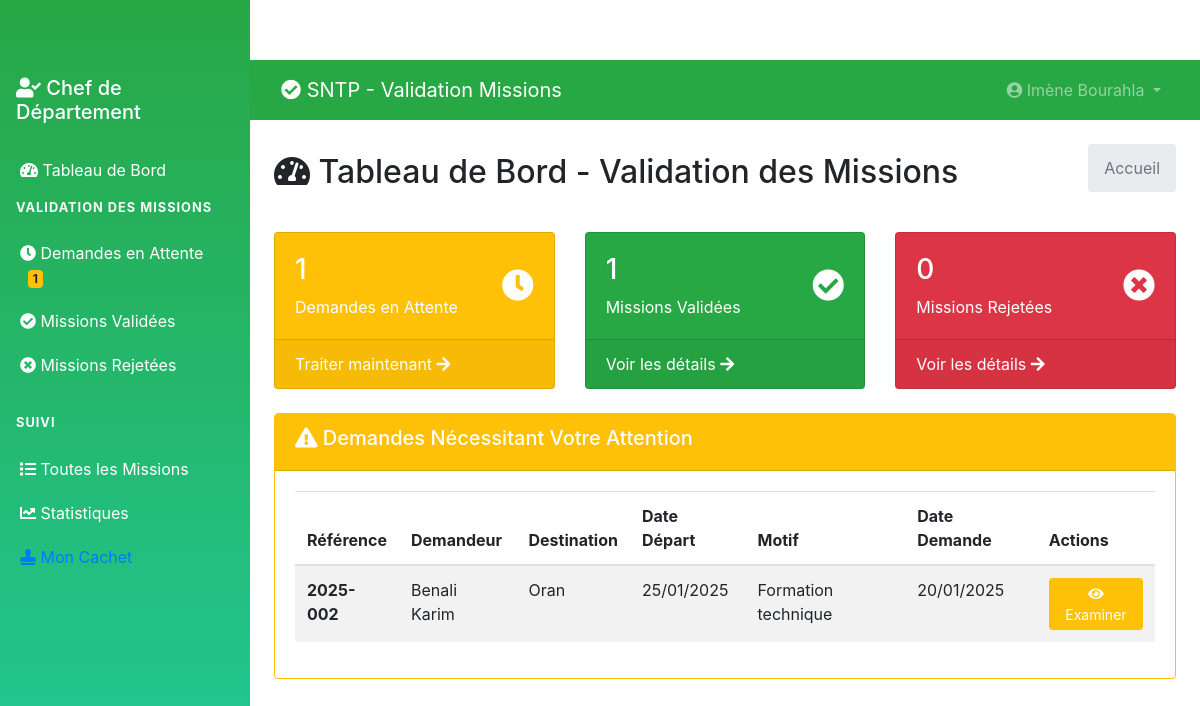
Before: /chef/dashboard.php (signed in) with the older database file.
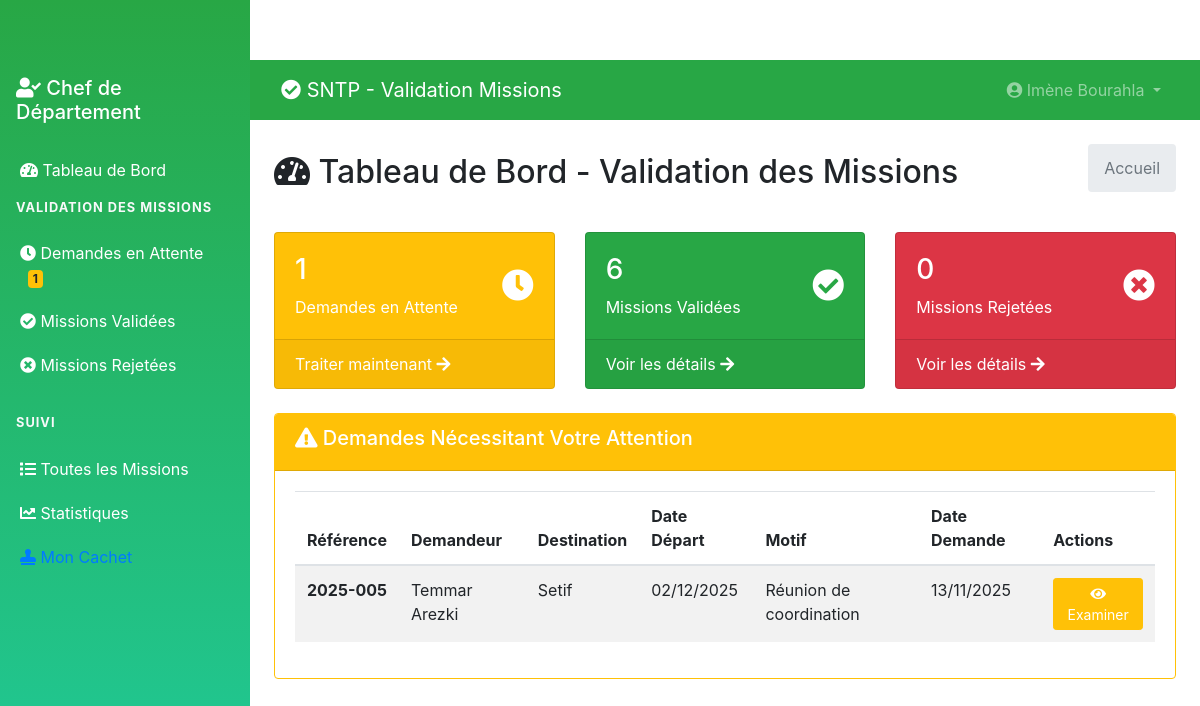
After: the same page with the newer database file.
### tables this page shows
CREATE TABLE `tblmissions` (
  `ID` int(10) NOT NULL,
  `UserID` int(5) NOT NULL,
  `SubmittedBy` int(5) DEFAULT NULL,
  `ReferenceNumber` varchar(50) DEFAULT NULL,
  `NomPrenom` varchar(400) DEFAULT NULL,
  `Fonction` varchar(200) DEFAULT NULL,
  `VilleDepart` varchar(200) DEFAULT NULL,
  `DateDepart` date DEFAULT NULL,
  `Destinations` text DEFAULT NULL,
  `ItineraireType` varchar(100) DEFAULT NULL,
  `MotifDeplacement` varchar(300) DEFAULT NULL,
  `MoyenTransport` varchar(200) DEFAULT NULL,
  `DateRetour` date DEFAULT NULL,
  `Observations` text DEFAULT NULL,
  `Status` enum('en_attente','validee','rejetee','en_cours') DEFAULT 'en_attente',
  `Remarque` text DEFAULT NULL,
  `ValidatedBy` int(5) DEFAULT NULL,
  `DateCreation` timestamp NULL DEFAULT current_timestamp(),
  `DateValidation` timestamp NULL DEFAULT NULL ON UPDATE current_timestamp(),
  `SignaturePath` varchar(255) DEFAULT NULL COMMENT 'Signature manuscrite lors de la validation',
  `StampPath` varchar(255) DEFAULT NULL COMMENT 'Cachet officiel utilisé'
);

CREATE TABLE `tblusers` (
  `ID` int(10) NOT NULL,
  `Nom` varchar(200) DEFAULT NULL,
  `Prenom` varchar(200) DEFAULT NULL,
  `Email` varchar(200) DEFAULT NULL,
  `Fonction` varchar(200) DEFAULT NULL,
  `Departement` varchar(200) DEFAULT NULL,
  `MobileNumber` bigint(10) DEFAULT NULL,
  `Password` varchar(200) NOT NULL,
  `Role` enum('admin','chef_departement','user') DEFAULT 'user',
  `RegDate` timestamp NULL DEFAULT current_timestamp(),
  `StampImage` varchar(255) DEFAULT NULL COMMENT 'Cachet officiel du chef',
  `StampDate` datetime DEFAULT NULL
);

### chef/dashboard.php (the view, shortened to what the changed rows need)
<?php
include('../includes/config.php');
if (strlen($_SESSION['GMScid']) == 0) {
    header('location:logout.php');
} else {
    $sql = "SELECT COUNT(*) as total FROM tblmissions WHERE Status='en_attente'";
    $query = $dbh->prepare($sql);
    $query->execute();
    $enAttente = $query->fetch(PDO::FETCH_OBJ)->total;
    $sql = "SELECT COUNT(*) as total FROM tblmissions WHERE Status='validee' AND ValidatedBy=:cid";
    $query = $dbh->prepare($sql);
    $query->bindParam(':cid', $_SESSION['GMScid'], PDO::PARAM_STR);
    $query->execute();
    $validees = $query->fetch(PDO::FETCH_OBJ)->total;
    $sql = "SELECT COUNT(*) as total FROM tblmissions WHERE Status='rejetee' AND ValidatedBy=:cid";
    $query = $dbh->prepare($sql);
    $query->bindParam(':cid', $_SESSION['GMScid'], PDO::PARAM_STR);
    $query->execute();
    $rejetees = $query->fetch(PDO::FETCH_OBJ)->total;
?>
<!DOCTYPE html>
<html lang="fr">
<head>
    <link href="https://cdn.jsdelivr.net/npm/bootstrap@4.6.2/dist/css/bootstrap.min.css" rel="stylesheet">
    <link href="https://cdnjs.cloudflare.com/ajax/libs/font-awesome/5.15.4/css/all.min.css" rel="stylesheet">
</head>
<body>
    <?php include_once('includes/sidebar.php'); ?>
    <div class="main-content">
        <?php include_once('includes/header.php'); ?>
        <div class="container-fluid p-4">
            <div class="d-flex justify-content-between align-items-center mb-4">
                <h2><i class="fas fa-tachometer-alt"></i> Tableau de Bord - Validation des Missions</h2>
                <nav aria-label="breadcrumb">
                    <ol class="breadcrumb">
                        <li class="breadcrumb-item active">Accueil</li>
                    </ol>
                </nav>
            </div>
            <div class="row mb-4">
                <div class="col-md-4">
                    <div class="card bg-warning text-white">
                        <div class="card-body">
                            <div class="d-flex justify-content-between">
                                <div>
                                    <h3><?php echo $enAttente; ?></h3>
                                    <p class="mb-0">Demandes en Attente</p>
                                </div>
                                <div class="align-self-center">
                                    <i class="fas fa-clock fa-2x"></i>
                                </div>
                            </div>
                        </div>
                        <div class="card-footer">
                            <a href="pending-missions.php" class="text-white">
                                Traiter maintenant <i class="fas fa-arrow-right"></i>
                            </a>
                        </div>
                    </div>
                </div>
                <div class="col-md-4">
                    <div class="card bg-success text-white">
                        <div class="card-body">
                            <div class="d-flex justify-content-between">
                                <div>
                                    <h3><?php echo $validees; ?></h3>
                                    <p class="mb-0">Missions Validées</p>
                                </div>
                                <div class="align-self-center">
                                    <i class="fas fa-check-circle fa-2x"></i>
                                </div>
                            </div>
                        </div>
                        <div class="card-footer">
                            <a href="validated-missions.php" class="text-white">
                                Voir les détails <i class="fas fa-arrow-right"></i>
                            </a>
                        </div>
                    </div>
                </div>
                <div class="col-md-4">
                    <div class="card bg-danger text-white">
                        <div class="card-body">
                            <div class="d-flex justify-content-between">
                                <div>
                                    <h3><?php echo $rejetees; ?></h3>
                                    <p class="mb-0">Missions Rejetées</p>
                                </div>
                                <div class="align-self-center">
                                    <i class="fas fa-times-circle fa-2x"></i>
                                </div>
                            </div>
                        </div>
                        <div class="card-footer">
                            <a href="rejected-missions.php" class="text-white">
                                Voir les détails <i class="fas fa-arrow-right"></i>
                            </a>
                        </div>
                    </div>
                </div>
            </div>
            <?php if($enAttente > 0) { ?>
            <div class="row">
                <div class="col-12">
                    <div class="card border-warning">
                        <div class="card-header bg-warning text-white">
                            <h5><i class="fas fa-exclamation-triangle"></i> Demandes Nécessitant Votre Attention</h5>
                        </div>
                        <div class="card-body">
                            <div class="table-responsive">
                                <table class="table table-striped">
                                    <thead>
                                        <tr>
                                            <th>Référence</th>
                                            <th>Demandeur</th>
                                            <th>Destination</th>
                                            <th>Date Départ</th>
                                            <th>Motif</th>
                                            <th>Date Demande</th>
                                            <th>Actions</th>
                                        </tr>
                                    </thead>
                                    <tbody>
                                        <?php
                                        $sql = "SELECT m.*, u.Nom, u.Prenom FROM tblmissions m
                                               JOIN tblusers u ON m.UserID = u.ID
                                               WHERE m.Status='en_attente'
                                               ORDER BY m.DateCreation ASC LIMIT 5";
                                        $query = $dbh->prepare($sql);
                                        $query->execute();
                                        $results = $query->fetchAll(PDO::FETCH_OBJ);
                                        if($query->rowCount() > 0) {
                                            foreach($results as $row) {
                                        ?>
                                        <tr>
                                            <td><strong><?php echo htmlentities($row->ReferenceNumber); ?></strong></td>
                                            <td><?php echo htmlentities($row->Nom . ' ' . $row->Prenom); ?></td>
                                            <td><?php echo htmlentities($row->Destinations); ?></td>
                                            <td><?php echo date('d/m/Y', strtotime($row->DateDepart)); ?></td>
                                            <td><?php echo htmlentities($row->MotifDeplacement); ?></td>
                                            <td><?php echo date('d/m/Y', strtotime($row->DateCreation)); ?></td>
                                            <td>
                                                <a href="validate-mission.php?mid=<?php echo $row->ID; ?>"
                                                   class="btn btn-sm btn-warning text-white">
                                                    <i class="fas fa-eye"></i> Examiner
                                                </a>
                                            </td>
                                        </tr>
                                        <?php }} ?>
                                    </tbody>
                                </table>
                            </div>
                        </div>
                    </div>
                </div>
            </div>
            <?php } ?>
        </div>
    </div>
</body>
</html>
<?php } ?>

Changed rows visible on the page:
no longer on this page (row edited): tblmissions: ReferenceNumber "2025-002", UserID.Prenom "Benali Karim", Destinations "Oran", DateDepart "25/01/2025", MotifDeplacement "Formation technique", DateCreation "20/01/2025"
added tblmissions: ReferenceNumber "2025-005", UserID.Prenom "Temmar Arezki", Destinations "Setif", DateDepart "02/12/2025", MotifDeplacement "Réunion de coordination", DateCreation "13/11/2025"
Other visible differences:
$validees: "1" → "6"
